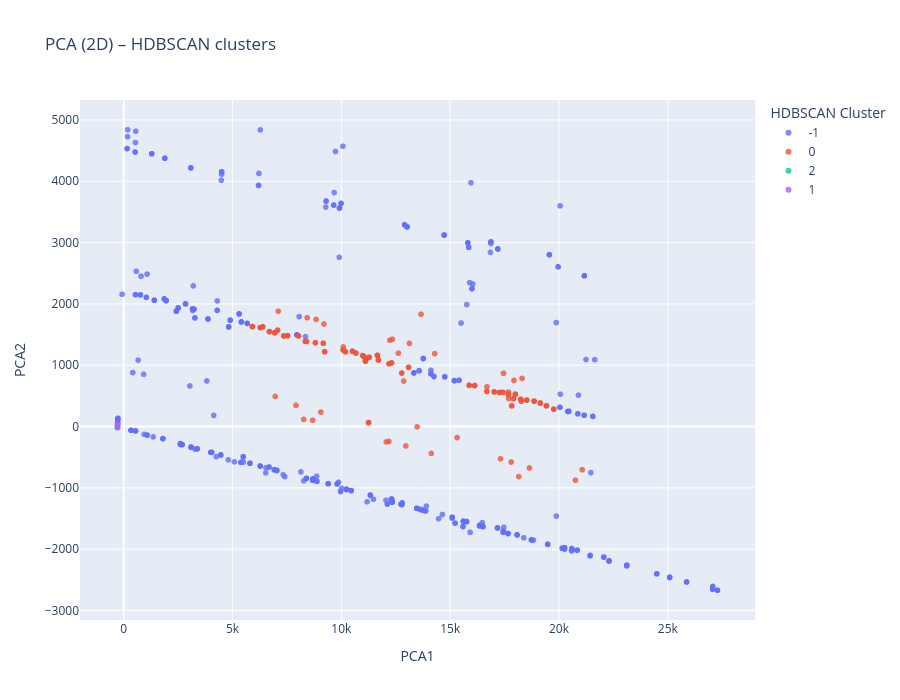

Write notebook code for a chart like this one.
### Markdown cell above
### Visualizing the results: PCA & UMAP

### Code cell
pca_pipeline = Pipeline([
    ('scaler',RobustScaler()),
    ('pca',PCA(n_components=2, random_state=42))
])
X_pca = pca_pipeline.fit_transform(X)

print("Varianza explicada por componente:")
print(pca_pipeline.__getitem__("pca").explained_variance_ratio_)
print("Varianza total explicada:", pca_pipeline.__getitem__("pca").explained_variance_ratio_.sum())

df_pca = pd.DataFrame({
    'PCA1': X_pca[:, 0],
    'PCA2': X_pca[:, 1],
    'HDBSCAN_cluster': hdb_labels.astype(str),
    'is_attack': y
})

fig = px.scatter(
    df_pca,
    x='PCA1',
    y='PCA2',
    color='HDBSCAN_cluster',
    title="PCA (2D) – HDBSCAN clusters",
    width=900,
    hover_data=['is_attack'],
    height=700
)

fig.update_traces(marker=dict(size=6, opacity=0.8))
fig.update_layout(legend_title_text='HDBSCAN Cluster')

fig.show()

### Figure 1 — Plotly figure (JSON) as saved in the notebook; plotly's stock layout.template omitted (floating-point values rounded to 4 significant figures; data arrays with more than 128 entries replaced by an {"elided": "..."} marker saying what was removed)
{"data": [{"customdata": {"elided": "661x1 int values"}, "hovertemplate": "HDBSCAN_cluster=-1<br>PCA1=%{x}<br>PCA2=%{y}<br>is_attack=%{customdata[0]}<extra></extra>", "legendgroup": "-1", "marker": {"color": "#636efa", "opacity": 0.8, "size": 6, "symbol": "circle"}, "mode": "markers", "name": "-1", "showlegend": true, "type": "scattergl", "x": {"elided": "661 float values"}, "xaxis": "x", "y": {"elided": "661 float values"}, "yaxis": "y"}, {"customdata": {"elided": "156x1 int values"}, "hovertemplate": "HDBSCAN_cluster=0<br>PCA1=%{x}<br>PCA2=%{y}<br>is_attack=%{customdata[0]}<extra></extra>", "legendgroup": "0", "marker": {"color": "#EF553B", "opacity": 0.8, "size": 6, "symbol": "circle"}, "mode": "markers", "name": "0", "showlegend": true, "type": "scattergl", "x": {"elided": "156 float values"}, "xaxis": "x", "y": {"elided": "156 float values"}, "yaxis": "y"}, {"customdata": {"elided": "22555x1 int values"}, "hovertemplate": "HDBSCAN_cluster=2<br>PCA1=%{x}<br>PCA2=%{y}<br>is_attack=%{customdata[0]}<extra></extra>", "legendgroup": "2", "marker": {"color": "#00cc96", "opacity": 0.8, "size": 6, "symbol": "circle"}, "mode": "markers", "name": "2", "showlegend": true, "type": "scattergl", "x": {"elided": "22555 float values"}, "xaxis": "x", "y": {"elided": "22555 float values"}, "yaxis": "y"}, {"customdata": {"elided": "633x1 int values"}, "hovertemplate": "HDBSCAN_cluster=1<br>PCA1=%{x}<br>PCA2=%{y}<br>is_attack=%{customdata[0]}<extra></extra>", "legendgroup": "1", "marker": {"color": "#ab63fa", "opacity": 0.8, "size": 6, "symbol": "circle"}, "mode": "markers", "name": "1", "showlegend": true, "type": "scattergl", "x": {"elided": "633 float values"}, "xaxis": "x", "y": {"elided": "633 float values"}, "yaxis": "y"}], "layout": {"height": 700, "legend": {"title": {"text": "HDBSCAN Cluster"}, "tracegroupgap": 0}, "title": {"text": "PCA (2D) – HDBSCAN clusters"}, "width": 900, "xaxis": {"anchor": "y", "domain": [0, 1], "title": {"text": "PCA1"}}, "yaxis": {"anchor": "x", "domain": [0, 1], "title": {"text": "PCA2"}}}}
